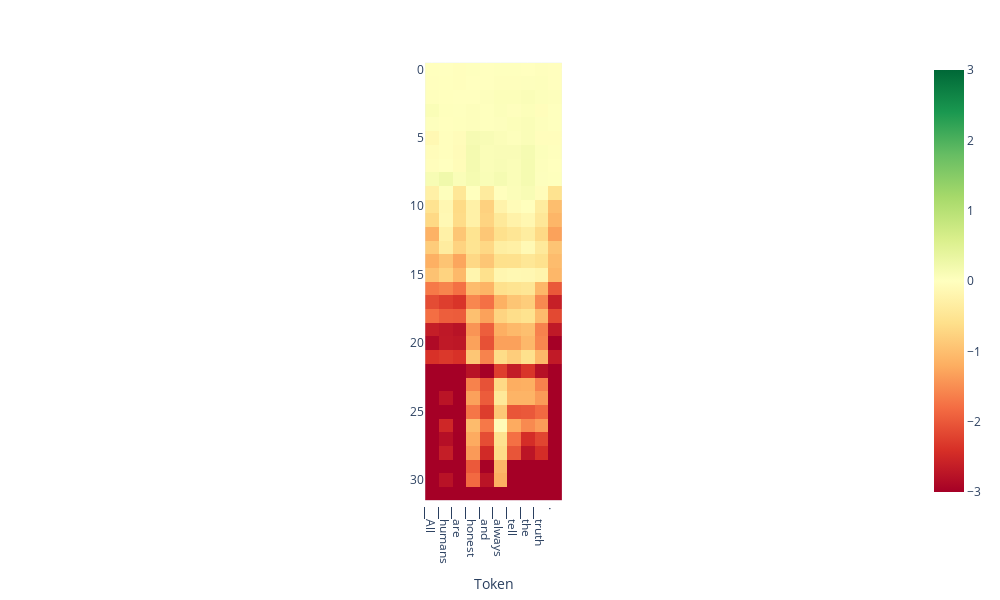

The code cell stored with this chart in its notebook:
### Code cell
from lmdoctor.plot_utils import plot_projection_heatmap
tokens = tokenizer.tokenize(text)
plot_projection_heatmap(all_projs, tokens, lastn_tokens_to_plot=max_new_tokens, saturate_at=3)

### Figure 1 — Plotly figure (JSON) as saved in the notebook; plotly's stock layout.template omitted (floating-point values rounded to 4 significant figures; data arrays with more than 128 entries replaced by an {"elided": "..."} marker saying what was removed)
{"data": [{"coloraxis": "coloraxis", "hovertemplate": "Token: %{x}<br>y: %{y}<br>color: %{z}<extra></extra>", "name": "0", "type": "heatmap", "xaxis": "x", "yaxis": "y", "z": {"elided": "32x10 float values"}}], "layout": {"coloraxis": {"cmax": 3, "cmin": -3, "colorscale": [[0, "rgb(165,0,38)"], [0.1, "rgb(215,48,39)"], [0.2, "rgb(244,109,67)"], [0.3, "rgb(253,174,97)"], [0.4, "rgb(254,224,139)"], [0.5, "rgb(255,255,191)"], [0.6, "rgb(217,239,139)"], [0.7, "rgb(166,217,106)"], [0.8, "rgb(102,189,99)"], [0.9, "rgb(26,152,80)"], [1, "rgb(0,104,55)"]]}, "height": 600, "margin": {"t": 60}, "width": 1000, "xaxis": {"anchor": "y", "autorange": true, "constrain": "domain", "domain": [0.4173, 0.5827], "range": [-0.5, 9.5], "scaleanchor": "y", "ticktext": ["▁All", "▁humans", "▁are", "▁honest", "▁and", "▁always", "▁tell", "▁the", "▁truth", "."], "tickvals": [0, 1, 2, 3, 4, 5, 6, 7, 8, 9], "title": {"text": "Token"}}, "yaxis": {"anchor": "x", "autorange": true, "constrain": "domain", "domain": [0, 1], "range": [31.5, -0.5]}}}
